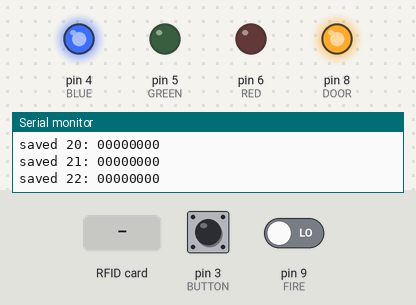
Bench run of a sketch on a simulated Arduino Uno, built with avr-gcc and run on an emulated ATmega328P. Parts: output pins drawn as LEDs (lit = HIGH), the last lines printed to the serial monitor. Dashed ring = blinking. The test bench sets the inputs (shaded band); at power-on: pin 3 (BUTTON) LOW, pin 9 (FIRE) LOW.

Above: at 1.65 s.
1.7 s: pin 3 (BUTTON) pulled HIGH for 0.15 s
At 4.6 s:
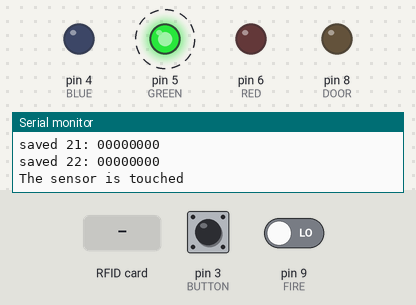
4.7 s: pin 3 (BUTTON) pulled HIGH for 3.2 s
At 7.6 s:
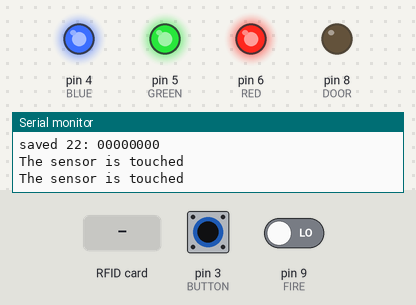
9.5 s: RFID card 5E 7A 19 C4 held to the reader
At 9.95 s:
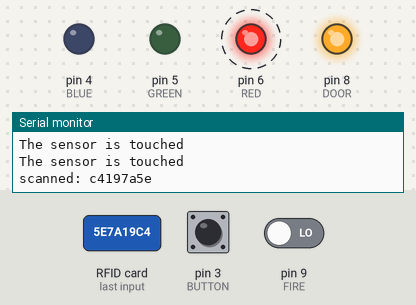
12.5 s: pin 3 (BUTTON) pulled HIGH for 1 s
At 15.4 s:
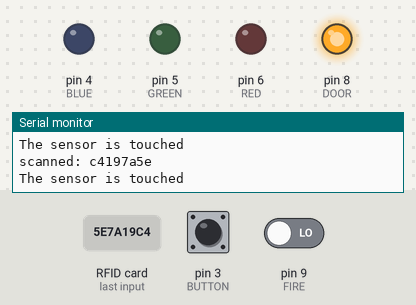
Timing chart, 0 to 17.0 s (numbered marks = the images above; inputs shaded):
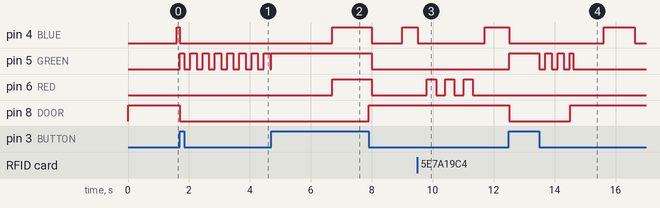

Measured:
- after the input at 1.7 s, pin 5 (GREEN): alternates HIGH for 0.20 s and LOW for 0.20 s, starting at once; pin 8 (DOOR): HIGH → LOW at once
- after the input at 4.7 s, pin 4 (BLUE): LOW → HIGH after 2.0 s, → LOW 1.3 s later, → HIGH 1.0 s later; pin 6 (RED): LOW → HIGH after 2.0 s, → LOW 1.3 s later; pin 8 (DOOR): LOW → HIGH after 3.2 s
- after the input at 9.5 s, pin 6 (RED): alternates HIGH for 0.30 s and LOW for 0.30 s, 6 changes in all, then stays LOW, starting after 0.31 s
- after the input at 12.5 s, pin 5 (GREEN): LOW → HIGH at once, then repeats every 0.40 s: LOW 0.20 s, HIGH 0.20 s; pin 8 (DOOR): HIGH → LOW at once, → HIGH 2.0 s later

The sketch:

arduino_noEth.ino
```cpp
#include <SPI.h>
#include <EEPROM.h>
#include <Wire.h>
#include <Adafruit_PN532.h>
//--------------------------------------------------assign pins
#define BUTTON      (3)
#define BLUE        (4)
#define GREEN       (5)
#define RED         (6)
#define PN532_IRQ   (7)
#define DOOR        (8)
#define FIRE        (9)
//--------------------------------------------------
#define DOOR_OPEN_TIMER 15000

#define LOGGING_SERIAL

#ifdef LOGGING_SERIAL
#define LOG_SERIAL(x) Serial.println(x)
#else
#define LOG_SERIAL(x)
#endif

Adafruit_PN532 nfc(PN532_IRQ, 1);

uint32_t program_card = 0x1ddea07a;                 //!! serial number of master card
//--------------------------------------
static boolean admin_keys[24] = {};
static int admin_number_max = 24;
//--------------------------------------
static uint32_t available_time   = 0;
static uint32_t timer            = 0;
static uint32_t timer_blink      = 0;
static uint32_t timer_blink_x    = 0;
static uint32_t timer_door_open  = 0;
static uint32_t timer_pr         = 0;

static boolean green             = false;
static boolean red               = false;
static boolean light             = false;
static boolean connection        = false;
static boolean open_av           = false;

void        (* resetFunc)       (void) = 0;                         //reset function
static void button_pressed      ();                                 //callback to button press event
void        door_open           (boolean access);                   //open door function
static void door_check          ();                                 //cehcking door status
static void blinking_function   ();                                 //control light diods
void        sendLogMsg          (char* text);                       //Send Log messeges function
void        initializeNick      ();
static void ack_callback        (byte status, word off, word len);  //callback to ack from logging msgs

void setup() {
    #ifdef LOGGING_SERIAL
    Serial.begin(9600);
    #endif


//--------------------------------------------------------------инициализация пинов
    pinMode(GREEN, OUTPUT);                                                                 //set pin for diods
    pinMode(BLUE, OUTPUT);
    pinMode(RED, OUTPUT);
    pinMode(BUTTON, INPUT);
    pinMode(DOOR, OUTPUT);
    pinMode(FIRE, INPUT);


//--------------------------------------------------------------инициализация считывателя


    nfc.begin();                                                                                  // инициируем работу с модулем
    static uint32_t versiondata = nfc.getFirmwareVersion();                                              // считываем версию прошивки модуля в переменную
    if (! versiondata) {
        LOG_SERIAL("Didn't find PN53x board");
        delay(1000);
        resetFunc();
    }
    LOG_SERIAL("Found chip PN5");              // если версия прочитана, то выводим текст и версию чипа в монитор портa
    nfc.setPassiveActivationRetries(0xFF);                                                        // указываем количество попыток на считывание карты
    nfc.SAMConfig();                                                                              // настраиваем модуль на чтение RFID-меток


//---------------------------------------------------------------

    digitalWrite(DOOR, HIGH);
    //attachInterrupt(digitalPinToInterrupt(BUTTON), button_pressed, RISING);
    EEPROM.get(0, admin_keys);

    #ifdef LOGGING_SERIAL
    char str[48] = "";
    uint8_t uid_temp[] = { 0, 0, 0, 0, 0, 0, 0, 0};
    for (int i = 0; i < admin_number_max - 1; i++){
      Serial.print(admin_keys[i]);
    }
    Serial.println(admin_keys[admin_number_max - 1]);
    for (int i = 0; i < admin_number_max - 1; i++){
        if (admin_keys[i]==true){
            sprintf(str, "saved %d: %02x%02x%02x%02x", i, uid_temp[3], uid_temp[2], uid_temp[1], uid_temp[0]);
            LOG_SERIAL(str);
        }
    }
    #endif
}


void loop() {

    static boolean success = false;                                                                              // задаём переменную для считывания номера карты
    static uint8_t uid_temp[] = { 0, 0, 0, 0, 0, 0, 0, 0};                                                           // задаём переменную для хранения номера считанной карты
    static uint8_t uidLength;
    static char str[48] = "";
    static boolean door = false;
    static uint32_t temp = 0;
    if (millis() > timer && !green)
        success = nfc.readPassiveTargetID(PN532_MIFARE_ISO14443A, &uid_temp[0], &uidLength, 100);
    if ((millis() > timer) && success && uidLength == 4) {
        success = false;

        sprintf(str, "scanned: %02x%02x%02x%02x", uid_temp[3], uid_temp[2], uid_temp[1], uid_temp[0]);
        LOG_SERIAL(str);

        if (*((uint32_t*)&uid_temp[0]) == program_card){

            digitalWrite(GREEN, LOW);
            digitalWrite(BLUE, HIGH);
            digitalWrite(RED, HIGH);
            do {
                success = nfc.readPassiveTargetID(PN532_MIFARE_ISO14443A, &uid_temp[0], &uidLength, 4000);
            }while (*((uint32_t*)&uid_temp[0]) == program_card && success);
            do {
                if (success && *((uint32_t*)&uid_temp[0]) != program_card && temp != *((uint32_t*)&uid_temp[0])){
                    sprintf(str, "scanned: %02x%02x%02x%02x", uid_temp[3], uid_temp[2], uid_temp[1], uid_temp[0]);
                    LOG_SERIAL(str);
                    for (int i = 0; i < admin_number_max; i++){
                        EEPROM.get(admin_number_max + 32*i, temp);
                        if (true == admin_keys[i] && (temp == *((uint32_t*)&uid_temp[0]))){
                            sprintf(str, "Errase: %02x%02x%02x%02x", uid_temp[3], uid_temp[2], uid_temp[1], uid_temp[0]);
                            LOG_SERIAL(str);
                            admin_keys[i] = false;
                            EEPROM.put(0, admin_keys);
                            door = true;

                            digitalWrite(GREEN, LOW);
                            digitalWrite(BLUE, LOW);
                            digitalWrite(RED, HIGH);
                            delay(500);

                            break;
                        }
                    }
                    if (door == false)
                        for (int i = 0; i < admin_number_max; i++)
                            if (false == admin_keys[i]){
                                sprintf(str, "Add: %02x%02x%02x%02x", uid_temp[3], uid_temp[2], uid_temp[1], uid_temp[0]);
                                LOG_SERIAL(str);
                                admin_keys[i] = true;
                                EEPROM.put(0, admin_keys);
                                EEPROM.put(admin_number_max + i*32, *((uint32_t*)&uid_temp[0]));

                                digitalWrite(GREEN, HIGH);
                                digitalWrite(BLUE, LOW);
                                digitalWrite(RED, LOW);
                                delay(500);

                                break;
                            }
                    door = false;
                }

                digitalWrite(GREEN, LOW);
                digitalWrite(BLUE, HIGH);
                digitalWrite(RED, HIGH);

                temp = *((uint32_t*)&uid_temp[0]);
                success = nfc.readPassiveTargetID(PN532_MIFARE_ISO14443A, &uid_temp[0], &uidLength, 20000);
            }while (*((uint32_t*)&uid_temp[0]) != program_card && success);
        }
        else{
            for (int i = 0; i < admin_number_max; i++){
                EEPROM.get(admin_number_max + 32*i, temp);
                if (true == admin_keys[i] && (temp == *((uint32_t*)&uid_temp[0]))){
                    door_open(true, DOOR_OPEN_TIMER);
                    available_time = millis() + (uint32_t)60 * 60 * 1000;
                    door = true;
                    continue;
                }
            }

            if (door == false)
                door_open(false, DOOR_OPEN_TIMER);
            door = false;
        }
        timer = millis()  + 2000;
    }

    blinking_function ();
    door_check ();

    if (millis()> (uint32_t)1000*60*60*24*7*3)                                  //reset 1 time per week
        resetFunc();

    if (digitalRead(FIRE)){}
    //------------------------------------------------------------------------------------------------------------------button processing

    if (digitalRead(BUTTON) && ((millis() < timer_door_open - 600 || millis() > timer_door_open + 600) || open_av)){
        LOG_SERIAL("The sensor is touched");
        timer = millis()  + 2000;

        if (open_av)
            door_open(true, 2000);
        else
            door_open(true, DOOR_OPEN_TIMER);

        digitalWrite(GREEN, HIGH);
        digitalWrite(BLUE, LOW);
        digitalWrite(RED, LOW);

        timer_pr = millis() + 2000;

        while (millis() < timer_pr && digitalRead(BUTTON)){}
        if (!digitalRead(BUTTON))
            open_av = false;
        else{
            open_av = true;

            digitalWrite(GREEN, HIGH);
            digitalWrite(BLUE, HIGH);
            digitalWrite(RED, HIGH);

            timer_door_open = available_time;
        }
        while (digitalRead(BUTTON)){}
    }
    //************************************************************************************************************************************
}

void door_open (boolean access, uint32_t open_time) {
    if (access){
        green = true;
        digitalWrite(DOOR, LOW);
        timer_door_open = millis() + open_time;

    }
    else{
        red = true;
        timer_door_open = millis() + 2000;
    }
}


void door_check () {
    if ((millis() > timer_door_open) && green){
        green = false;
        digitalWrite(DOOR, HIGH);
    }
    if ((millis() > timer_door_open) && red){
        red = false;
    }
}


void blinking_function () {
    if ((millis() > timer_blink_x) && green && open_av){
        timer_blink_x = millis() + 1000;
        light = !light;

        if (light){
            digitalWrite(GREEN, LOW);
            digitalWrite(RED, LOW);
            digitalWrite(BLUE, LOW);
        }
        else{
            digitalWrite(GREEN, HIGH);
            digitalWrite(BLUE, HIGH);
            digitalWrite(RED, HIGH);
        }
    }
    else if ((millis() > timer_blink_x) && green){
        timer_blink_x = millis() + 200;
        light = !light;

        digitalWrite(BLUE, LOW);
        digitalWrite(RED, LOW);

        if (light)
            digitalWrite(GREEN, LOW);
        else
            digitalWrite(GREEN, HIGH);
    }
    else if ((millis() > timer_blink_x) && red){
        timer_blink_x = millis() + 300;
        light = !light;

        digitalWrite(GREEN, LOW);
        digitalWrite(BLUE, LOW);

        if (light)
            digitalWrite(RED, LOW);
        else
            digitalWrite(RED, HIGH);
    }
    else if ((millis() > timer_blink) && !green && !red){
        timer_blink = millis() + 1000;
        light = !light;

        digitalWrite(GREEN, LOW);
        digitalWrite(RED, LOW);

        if (light)
            digitalWrite(BLUE, LOW);
        else
            digitalWrite(BLUE, HIGH);
    }
}
```
